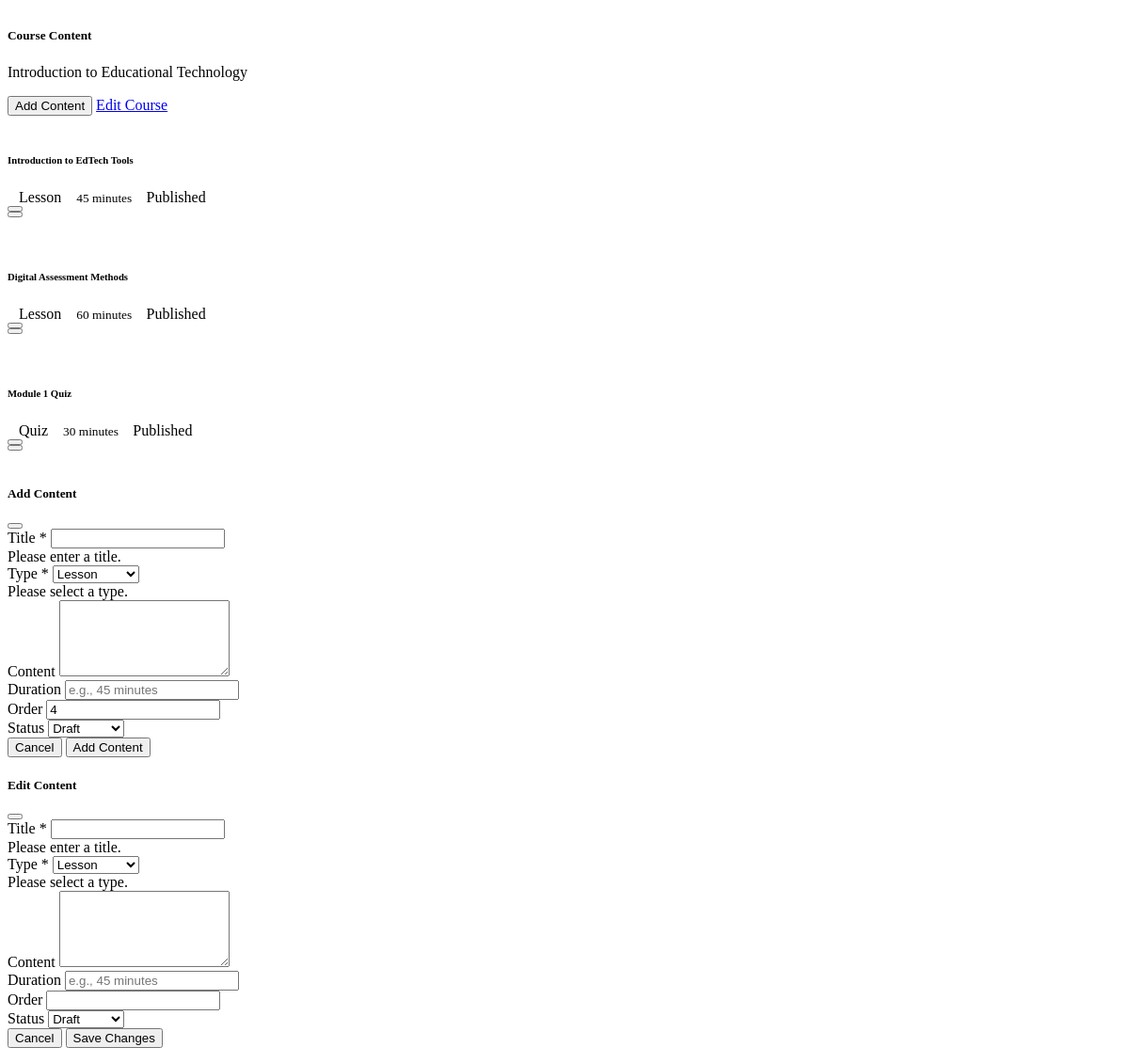
Screenshot of /back_office/course_content.php?id=1 (signed in) with the database file from the repository.
### tables this page shows
CREATE TABLE `courses` (
  `id` int(11) NOT NULL AUTO_INCREMENT,
  `title` varchar(255) NOT NULL,
  `name` varchar(255) NOT NULL,
  `short_description` text DEFAULT NULL,
  `description` text DEFAULT NULL,
  `category` varchar(50) DEFAULT NULL,
  `price` decimal(10,2) DEFAULT 0.00,
  `thumbnail` varchar(255) DEFAULT NULL,
  `duration` varchar(50) DEFAULT NULL,
  `status` enum('draft','published') DEFAULT 'draft',
  `students_count` int(11) DEFAULT 0,
  `created_at` timestamp NULL DEFAULT current_timestamp(),
  `updated_at` timestamp NULL DEFAULT current_timestamp() ON UPDATE current_timestamp(),
  PRIMARY KEY (`id`)
);

CREATE TABLE `course_content` (
  `id` int(11) NOT NULL AUTO_INCREMENT,
  `course_id` int(11) NOT NULL,
  `title` varchar(255) NOT NULL,
  `type` enum('lesson','quiz','assignment') DEFAULT 'lesson',
  `content` text DEFAULT NULL,
  `duration` varchar(50) DEFAULT NULL,
  `order_number` int(11) DEFAULT 0,
  `status` enum('draft','published') DEFAULT 'draft',
  `created_at` timestamp NULL DEFAULT current_timestamp(),
  `updated_at` timestamp NULL DEFAULT current_timestamp() ON UPDATE current_timestamp(),
  PRIMARY KEY (`id`),
  KEY `course_id` (`course_id`),
  CONSTRAINT `course_content_ibfk_1` FOREIGN KEY (`course_id`) REFERENCES `courses` (`id`) ON DELETE CASCADE
);

### back_office/course_content.php (the view, shortened to what this page needs)
<?php
$course = null;
$content_items = [];
$course_id = $_GET['id'] ?? null;
try {
    $conn = getDBConnection();
    $stmt = $conn->prepare("SELECT * FROM courses WHERE id = ?");
    if ($stmt->execute([$course_id])) {
        $course = $stmt->fetch(PDO::FETCH_ASSOC);
    }
    $stmt = $conn->prepare("
        SELECT * FROM course_content
        WHERE course_id = ?
        ORDER BY order_number ASC, created_at ASC
    ");
    if ($stmt->execute([$course_id])) {
        $content_items = $stmt->fetchAll(PDO::FETCH_ASSOC);
    }
} catch (Exception $e) {
    error_log("Error fetching course data: " . $e->getMessage());
    $error = "Failed to fetch course data";
}
?>
<div class="card border-0 shadow-sm">
    <div class="card-body">
        <div class="d-flex justify-content-between align-items-center mb-4">
            <div>
                <h5 class="card-title mb-1">Course Content</h5>
                <p class="text-muted mb-0"><?php echo htmlspecialchars($course['title']); ?></p>
            </div>
            <div class="btn-group">
                <button type="button" class="btn btn-primary" data-bs-toggle="modal" data-bs-target="#addContentModal">
                    <i class="fas fa-plus me-2"></i>Add Content
                </button>
                <a href="course_edit.php?id=<?php echo $course_id; ?>" class="btn btn-outline-secondary">
                    <i class="fas fa-edit me-2"></i>Edit Course
                </a>
            </div>
        </div>
        <div class="content-list" id="sortableContent">
            <?php if (empty($content_items)): ?>
            <div class="text-center py-5">
                <p class="text-muted mb-0">No content items found. Click "Add Content" to get started.</p>
            </div>
            <?php else: ?>
            <?php foreach ($content_items as $item): ?>
            <div class="card mb-3 content-item" data-id="<?php echo $item['id']; ?>">
                <div class="card-body">
                    <div class="row align-items-center">
                        <div class="col-auto">
                            <div class="drag-handle">
                            </div>
                        </div>
                        <div class="col">
                            <h6 class="mb-1"><?php echo htmlspecialchars($item['title']); ?></h6>
                            <div class="d-flex align-items-center">
                                <span class="badge bg-<?php echo $item['type'] === 'lesson' ? 'primary' : ($item['type'] === 'quiz' ? 'success' : 'warning'); ?> me-2">
                                    <?php echo ucfirst($item['type']); ?>
                                </span>
                                <?php if ($item['duration']): ?>
                                <small class="text-muted me-2">
                                    <i class="far fa-clock me-1"></i><?php echo htmlspecialchars($item['duration']); ?>
                                </small>
                                <?php endif; ?>
                                <span class="badge bg-<?php echo $item['status'] === 'published' ? 'success' : 'warning'; ?>">
                                    <?php echo ucfirst($item['status']); ?>
                                </span>
                            </div>
                        </div>
                        <div class="col-auto">
                            <div class="btn-group">
                                <button type="button" class="btn btn-sm btn-outline-primary edit-content"
                                        data-bs-toggle="modal" data-bs-target="#editContentModal"
                                        data-content='<?php echo htmlspecialchars(json_encode($item)); ?>'>
                                </button>
                                <form method="POST" class="d-inline" onsubmit="return confirm('Are you sure you want to delete this content item?');">
                                    <button type="submit" class="btn btn-sm btn-outline-danger">
                                    </button>
                                </form>
                            </div>
                        </div>
                    </div>
                </div>
            </div>
            <?php endforeach; ?>
            <?php endif; ?>
        </div>
    </div>
</div>
<div class="modal fade" id="addContentModal" tabindex="-1">
    <div class="modal-dialog modal-lg">
        <div class="modal-content">
            <div class="modal-header">
                <h5 class="modal-title">Add Content</h5>
                <button type="button" class="btn-close" data-bs-dismiss="modal"></button>
            </div>
            <form method="POST" class="needs-validation" novalidate>
                <div class="modal-body">
                    <div class="row g-3">
                        <div class="col-md-8">
                            <label for="title" class="form-label">Title <span class="text-danger">*</span></label>
                            <input type="text" class="form-control" id="title" name="title" required>
                            <div class="invalid-feedback">Please enter a title.</div>
                        </div>
                        <div class="col-md-4">
                            <label for="type" class="form-label">Type <span class="text-danger">*</span></label>
                            <select class="form-select" id="type" name="type" required>
                                <option value="lesson">Lesson</option>
                            </select>
                            <div class="invalid-feedback">Please select a type.</div>
                        </div>
                        <div class="col-12">
                            <label for="content" class="form-label">Content</label>
                            <textarea class="form-control" id="content" name="content" rows="5"></textarea>
                        </div>
                        <div class="col-md-4">
                            <label for="duration" class="form-label">Duration</label>
                            <input type="text" class="form-control" id="duration" name="duration" placeholder="e.g., 45 minutes">
                        </div>
                        <div class="col-md-4">
                            <label for="order_number" class="form-label">Order</label>
                            <input type="number" class="form-control" id="order_number" name="order_number"
                                   value="<?php echo count($content_items) + 1; ?>">
                        </div>
                        <div class="col-md-4">
                            <label for="status" class="form-label">Status</label>
                            <select class="form-select" id="status" name="status">
                                <option value="draft">Draft</option>
                            </select>
                        </div>
                    </div>
                </div>
                <div class="modal-footer">
                    <button type="button" class="btn btn-secondary" data-bs-dismiss="modal">Cancel</button>
                    <button type="submit" class="btn btn-primary">Add Content</button>
                </div>
            </form>
        </div>
    </div>
</div>
<div class="modal fade" id="editContentModal" tabindex="-1">
    <div class="modal-dialog modal-lg">
        <div class="modal-content">
            <div class="modal-header">
                <h5 class="modal-title">Edit Content</h5>
                <button type="button" class="btn-close" data-bs-dismiss="modal"></button>
            </div>
            <form method="POST" class="needs-validation" novalidate>
                <div class="modal-body">
                    <div class="row g-3">
                        <div class="col-md-8">
                            <label for="edit_title" class="form-label">Title <span class="text-danger">*</span></label>
                            <input type="text" class="form-control" id="edit_title" name="title" required>
                            <div class="invalid-feedback">Please enter a title.</div>
                        </div>
                        <div class="col-md-4">
                            <label for="edit_type" class="form-label">Type <span class="text-danger">*</span></label>
                            <select class="form-select" id="edit_type" name="type" required>
                                <option value="lesson">Lesson</option>
                            </select>
                            <div class="invalid-feedback">Please select a type.</div>
                        </div>
                        <div class="col-12">
                            <label for="edit_content" class="form-label">Content</label>
                            <textarea class="form-control" id="edit_content" name="content" rows="5"></textarea>
                        </div>
                        <div class="col-md-4">
                            <label for="edit_duration" class="form-label">Duration</label>
                            <input type="text" class="form-control" id="edit_duration" name="duration" placeholder="e.g., 45 minutes">
                        </div>
                        <div class="col-md-4">
                            <label for="edit_order_number" class="form-label">Order</label>
                            <input type="number" class="form-control" id="edit_order_number" name="order_number">
                        </div>
                        <div class="col-md-4">
                            <label for="edit_status" class="form-label">Status</label>
                            <select class="form-select" id="edit_status" name="status">
                                <option value="draft">Draft</option>
                            </select>
                        </div>
                    </div>
                </div>
                <div class="modal-footer">
                    <button type="button" class="btn btn-secondary" data-bs-dismiss="modal">Cancel</button>
                    <button type="submit" class="btn btn-primary">Save Changes</button>
                </div>
            </form>
        </div>
    </div>
</div>

### back_office/course_content.php (style rules this page uses)
.card { border-radius: 15px; overflow: hidden; }
.content-item { cursor: move; transition: all 0.3s ease; }
.drag-handle { cursor: move; padding: 0.5rem; }
.form-label { font-weight: 500; }
.badge { font-weight: 500; padding: 0.5em 0.75em; }

### rows the page displays
courses: title "Introduction to Educational Technology"
course_content: title "Introduction to EdTech Tools", type "Lesson", duration "45 minutes", status "Published"
course_content: title "Digital Assessment Methods", type "Lesson", duration "60 minutes", status "Published"
course_content: title "Module 1 Quiz", type "Quiz", duration "30 minutes", status "Published"
